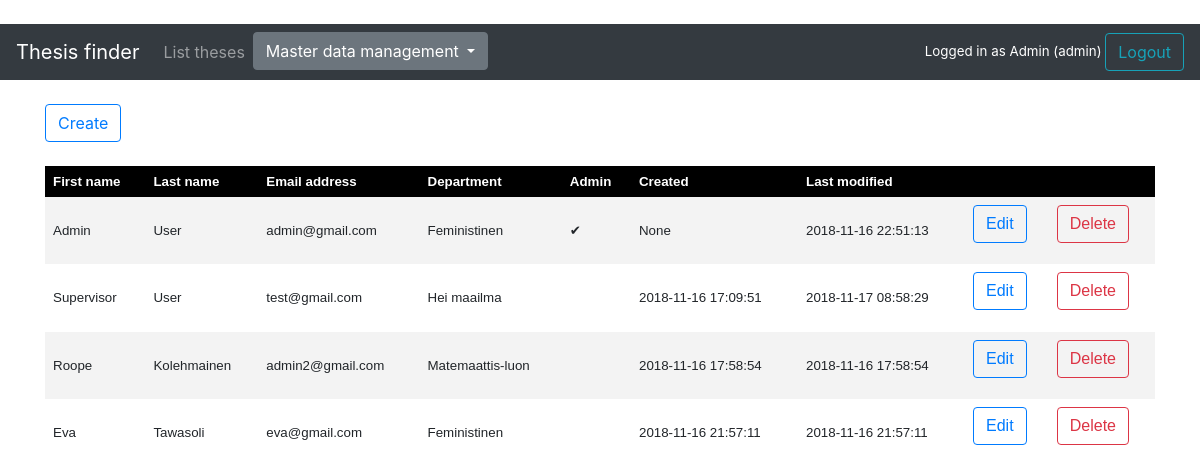
Page /account (signed in) on the committed database.
### application/auth/models.py (models this page shows, shortened)
class User(Base):
    __tablename__ = "account"
    userID = db.Column(db.String(100), primary_key=True, nullable=False)
    firstName = db.Column(db.String(144), nullable=False)
    lastName = db.Column(db.String(144), nullable=False)
    password = db.Column(db.String(144), nullable=False)
    admin = db.Column(db.Integer)
    department = db.Column(db.Integer, db.ForeignKey('department.departmentID'),
                           nullable=True)
    theses = db.relationship("Thesis", backref='account', lazy=True)

### application/departments/models.py (models this page shows, shortened)
class Dept(Base):
    __tablename__ = "department"
    departmentID = db.Column(db.Integer, primary_key=True)
    name = db.Column(db.String(144), nullable=False)
    accounts = db.relationship("User", backref='user_department', lazy=True)

### application/auth/views.py (the view)
@app.route("/account", methods=["GET"])
def accounts_index():
    return render_template("auth/list.html", users = User.query.outerjoin(Dept, User.department == Dept.departmentID).all())

### application/__init__.py (called while the page is built)
@login_manager.user_loader
def load_user(user_id):
    return User.query.get(user_id)

### application/templates/auth/list.html
{% extends "layout.html" %}
{% block body %}
    {% if (current_user.admin) %}
    <a class="btn btn-outline-primary" href=" {{ url_for('account_form') }} " role="button">Create</a><br /><br />
    <table>
        <tr>
            <th>First name</th>
            <th>Last name</th>
            <th>Email address</th>
            <th>Department</th>
            <th>Admin</th>
            <th>Created</th>
            <th>Last modified</th>
            <th colspan="2"></th>
        </tr>
        {% for user in users %}
        <tr>
            <td>{{ user.firstName }}</td>
            <td>{{ user.lastName }}</td>
            <td>{{ user.userID }}</td>
            <td>{{ user.user_department.name}}</td>
            <td>{% if user.admin == 1 %}&#10004;{% endif %}</td>
            <td>{{ user.createdOn }}</td>
            <td>{{ user.modifiedOn }}</td>
            <td>
                <form method="GET" action="{{ url_for('account_edit', account_id=user.userID) }}">
                    <input class="btn btn-outline-primary" type="submit" value="Edit">
                </form>
            </td>
            <td>
                <form method="POST" action="{{url_for('user_delete', account_id=user.userID)}}">
                    <input class="btn btn-outline-danger" type="submit" value="Delete">
                </form>
            </td>
        </tr>
        {% endfor %}
        {% endif %}
    </table>
    {% endblock %}

### application/templates/layout.html (shortened to what this page needs)
﻿<!DOCTYPE html>
  <html>
  <head>
      <link rel="stylesheet" href="https://maxcdn.bootstrapcdn.com/bootstrap/4.0.0/css/bootstrap.min.css">
  </head>
    <body>
        <nav class="navbar navbar-expand-md navbar-dark bg-dark mb-4">
            <a class="navbar-brand" href="#">Thesis finder</a>
            <div class="collapse navbar-collapse" id="navbarCollapse">
                <ul class="navbar-nav mr-auto">
                    <li class="nav-item">
                        <a class="nav-link" href="{{ url_for('theses_index') }} ">List theses</a>
                    </li>
                   {% if current_user.admin %}
                    <li class="nav-item">
                        <div class="dropdown">
                            <button class="btn btn-secondary dropdown-toggle" type="button" id="dropdownMenuButton" data-toggle="dropdown" aria-haspopup="true" aria-expanded="false">
                                Master data management
                            </button>
                        </div>
                    </li>
                        {% endif %}
</ul>
                <div class="login">
                    {% if current_user.is_authenticated %}
                    Logged in as {{ current_user.firstName }}
                        {% if current_user.admin %}
                            (admin)
                        {% else %}
                            (supervisor)
                        {% endif %}
                           <a class="btn btn-outline-info" href="{{ url_for('auth_logout') }}" role="button">Logout</a>
                    {% else %}
                            <a class="btn btn-outline-info" href="{{ url_for('auth_login') }}" role="button">Login</a>
                    {% endif %}
                </div>
            </div>
        </nav>
        <main role="main" class="container">
            {% block body %}{% endblock %}
        </main>
    </body>
  </html>

### application/templates/layout.html (style rules this page uses)
table { font-family: arial, sans-serif; border-collapse: collapse; width: 100%; font-size: smaller; }
th { color: #ffffff; background-color: #000000; text-align: left; padding: 8px; }
td { border: 1px solid #; text-align: left; padding: 8px; }
tr:nth-child(even) { background-color: #f3f3f3; }
.login { color: #ffffff }
.login { font-size:smaller; }

### rows in the picture
User: firstName "Admin", lastName "User", userID "admin@gmail.com", user_department.name "Feministinen", createdOn "None", modifiedOn "2018-11-16 22:51:13"
User: firstName "Supervisor", lastName "User", userID "test@gmail.com", user_department.name "Hei maailma", createdOn "2018-11-16 17:09:51", modifiedOn "2018-11-17 08:58:29"
User: firstName "Roope", lastName "Kolehmainen", userID "admin2@gmail.com", user_department.name "Matemaattis-luon", createdOn "2018-11-16 17:58:54", modifiedOn "2018-11-16 17:58:54"
User: firstName "Eva", lastName "Tawasoli", userID "eva@gmail.com", user_department.name "Feministinen", createdOn "2018-11-16 21:57:11", modifiedOn "2018-11-16 21:57:11"
